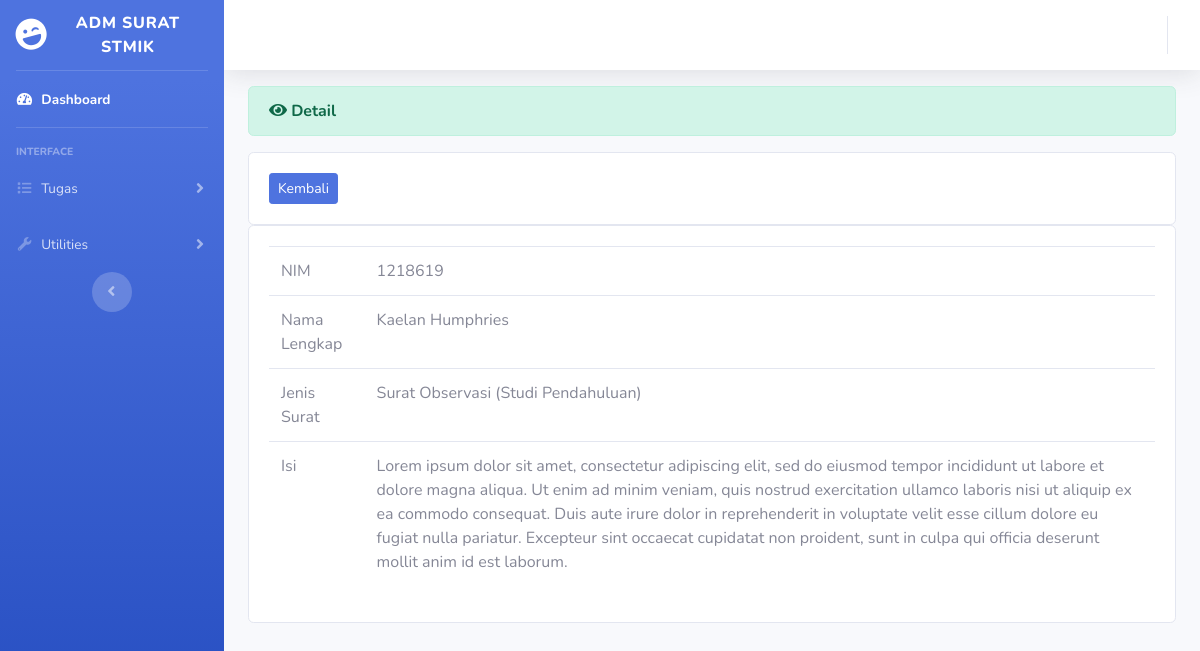
Screenshot of /index.php/administrator/arsip/detail/34 with the database file from the repository.
### tables this page shows
CREATE TABLE `arsip` (
  `id_arsip` int(220) NOT NULL,
  `tanggal` date NOT NULL,
  `nim` int(10) NOT NULL,
  `nama` varchar(255) NOT NULL,
  `kategori` varchar(255) NOT NULL,
  `berkas` text NOT NULL,
  `filedoc` varchar(255) NOT NULL,
  `status` varchar(255) NOT NULL
);

### application/controllers/administrator/arsip.php (called while the page is built, shortened)
<?php
class Arsip extends CI_Controller
{
    public function detail($id)
    {
        $data['detail'] = $this->arsip_model->ambil_id_arsip($id);
        $this->load->view('templates_administrator/header');
        $this->load->view('templates_administrator/sidebar');
        $this->load->view('administrator/arsip_detail', $data);
        $this->load->view('templates_administrator/footer');
    }
}

### index.php (called while the page is built, shortened)
<?php
require_once BASEPATH.'core/CodeIgniter.php';

### application/models/arsip_model.php (called while the page is built, shortened)
<?php
class Arsip_model extends CI_Model
{
    public function ambil_id_arsip($id)
    {
        $hasil = $this->db->where('id_arsip', $id)->get('arsip');
        if ($hasil->num_rows() > 0) {
            return $hasil->result();
        } else {
            return false;
        }
    }
}

### application/views/administrator/arsip_detail.php (the view)
<div class="container-fluid">
    <div class="alert alert-success" role="alert">
        <i class="fas fa-eye"></i>
        <strong>Detail </strong>
    </div>
    <div class="card">
    <div class="card-body">
    <?php echo anchor('administrator/arsip','<div class="btn btn-sm btn-primary">Kembali</div>')
         ?>
    </div>
    </div>
    <div class="card">
    <div class="card-body">
    <table class="table">
    <?php foreach($detail as $dt) : ?>
        <tr>
        <td>NIM</td>
        <td><?php echo $dt->nim; ?></td>
        </tr>
        <tr>
        <td>Nama Lengkap</td>
        <td><?php echo $dt->nama; ?></td>
        </tr>
        <tr>
        <td>Jenis Surat</td>
        <td><?php echo $dt->kategori; ?></td>
        </tr>
        <tr>
        <td>Isi</td>
        <td><?php echo $dt->berkas; ?></td>
        </tr>
        <?php endforeach; ?>
         </table>
    </div>
    </div>
    <br> <br>
</div>

### rows the page displays
arsip: nim "1218619", nama "Kaelan Humphries", kategori "Surat Observasi (Studi Pendahuluan)", berkas "Lorem ipsum dolor sit amet, consectetur adipiscing elit, sed do eiusmod tempor incididunt ut labore et dolore magna aliqua. Ut enim ad minim veniam, quis nostrud exercitation ullamco laboris nisi ut aliquip ex ea commodo consequat. Duis aute irure dolor in reprehenderit in voluptate velit esse cillum dolore eu fugiat nulla pariatur. Excepteur sint occaecat cupidatat non proident, sunt in culpa qui officia deserunt mollit anim id est laborum."
